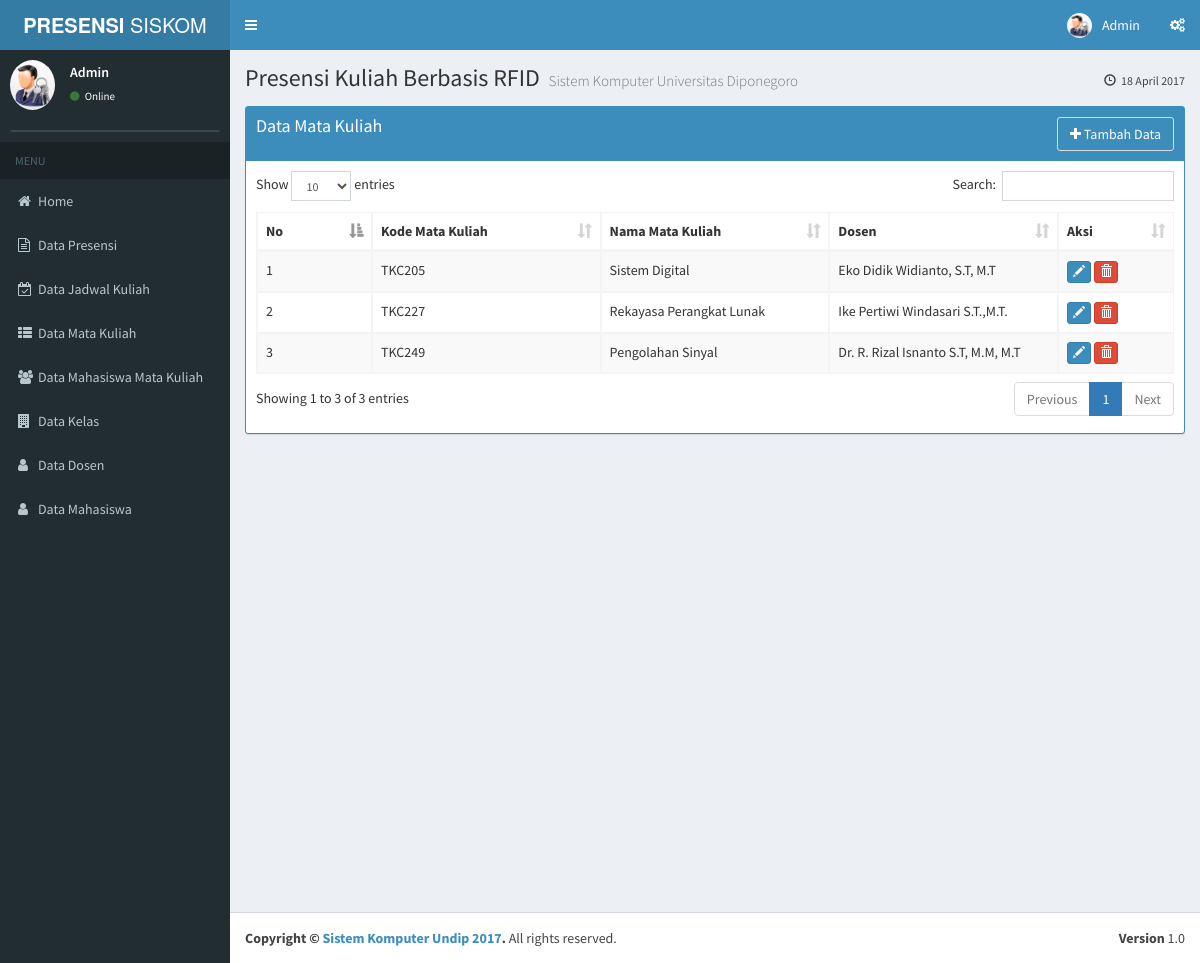
Page /admin/?module=mata_kuliah (signed in) on the committed database.
### tables this page shows
CREATE TABLE IF NOT EXISTS `tb_makul` (
  `kd_makul` varchar(10) NOT NULL,
  `nm_makul` varchar(30) NOT NULL,
  `id_dosen` varchar(4) NOT NULL,
  PRIMARY KEY (`kd_makul`)
);

CREATE TABLE IF NOT EXISTS `tb_dosen` (
  `id_dosen` int(4) NOT NULL AUTO_INCREMENT,
  `id_rfiddosen` varchar(30) NOT NULL,
  `nm_dosen` varchar(40) NOT NULL,
  `nip` varchar(20) NOT NULL,
  PRIMARY KEY (`id_dosen`)
);

### admin/module/mata_kuliah/mata_kuliah.php (the view, shortened to what this page needs)
<?php
$aksi="module/mata_kuliah/mata_kuliah_aksi.php";
switch($_GET[aksi]){
default:
?>
	<div class="row">
		<div class="col-xs-12">
          <div class="box box-solid box-primary">
            <div class="box-header">
              <h4 class="box-title">Data Mata Kuliah</h4>
				<a class="btn btn-default pull-right" href="?module=mata_kuliah&aksi=tambah" data-toggle="tooltip" title="Menambahkan Mata Kuliah">
				<i class="fa  fa-plus"></i> Tambah Data</a>
            </div>
            <div class="box-body">
              <table id="example1" class="table table-bordered table-striped">
                <thead>
                <tr>
                  <th class="col-sm-1">No</th>
				  <th class="col-sm-2">Kode Mata Kuliah</th>
                  <th class="col-sm-2">Nama Mata Kuliah</th>
                  <th class="col-sm-2">Dosen</th>
				  <th class="col-sm-1">Aksi</th>
                </tr>
                </thead>
			    <tbody>
					<?php
						$sql = "SELECT tb_makul.kd_makul, tb_makul.nm_makul, tb_dosen.nm_dosen FROM tb_makul JOIN tb_dosen on tb_makul.id_dosen = tb_dosen.id_dosen";
						$tampil = mysql_query($sql);
						$no=1;
						while ($data = mysql_fetch_array($tampil)) {
					?>
						<tr>
							<td><?php echo $no; ?></td>
							<td><?php echo $data['kd_makul']; ?></td>
							<td><?php echo $data['nm_makul']; ?></td>
							<td><?php echo $data['nm_dosen']; ?></td>
							<td>
								<a class="btn btn-xs btn-primary"   data-toggle="tooltip" title="Edit Data <?php echo $data['nm_makul'];?>" href="?module=mata_kuliah&aksi=edit&kd_makul=<?php echo $data['kd_makul'];?>"><i class="glyphicon glyphicon-pencil"></i></a>
								<a class="btn btn-xs btn-danger" data-toggle="tooltip" title="Hapus Data" href="<?php echo $aksi ?>?module=mata_kuliah&aksi=hapus&kd_makul=<?php echo $data['kd_makul'];?>"  alt="Delete Data" onclick="return confirm('Anda Yakin Menghapus Data <?php echo $data['nm_makul'];?> ?')"> <i class="glyphicon glyphicon-trash"></i></a>
							</td>
						</tr>
						<?php
							$no++;
						}
						?>
			   </tbody>
              </table>
            </div>
          </div>
        </div>
      </div>
<?php
break;
?>
<?php
}
?>

### rows in the picture
tb_makul: kd_makul "TKC205", nm_makul "Sistem Digital", id_dosen.nm_dosen "Eko Didik Widianto, S.T, M.T"
tb_makul: kd_makul "TKC227", nm_makul "Rekayasa Perangkat Lunak", id_dosen.nm_dosen "Ike Pertiwi Windasari S.T.,M.T."
tb_makul: kd_makul "TKC249", nm_makul "Pengolahan Sinyal", id_dosen.nm_dosen "Dr. R. Rizal Isnanto S.T, M.M, M.T"
